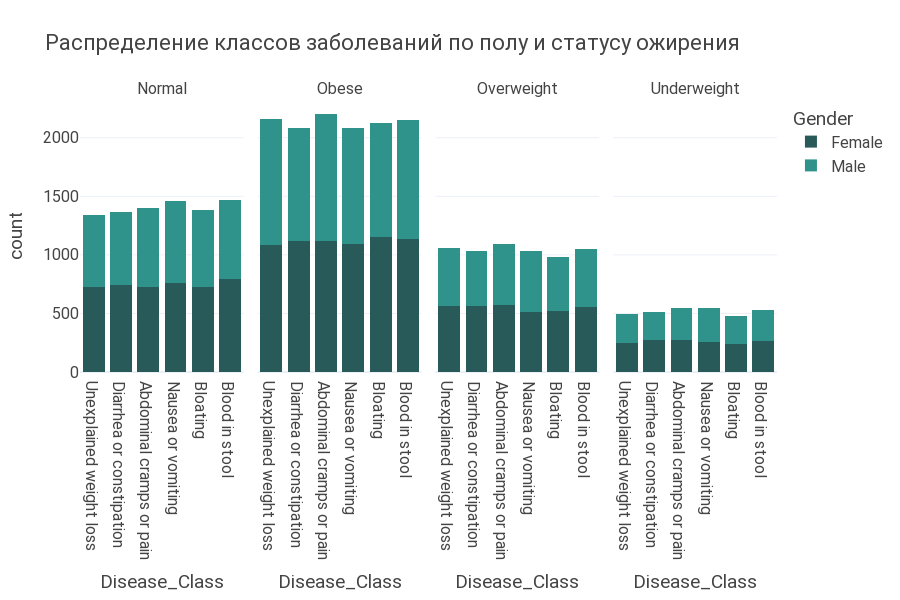

Notebook source saved alongside this figure:
### Code cell
# 6.2. Гистограмма заболеваемости по полу и статусу ожирения

fig = px.histogram(
    df,
    x="Disease_Class",
    color="Gender",
    facet_col="Obesity_Status",
    barmode="stack",
    color_discrete_sequence=main_palette,
    template="custom",
    title="Распределение классов заболеваний по полу и статусу ожирения"
)
fig.update_layout(height=600, font=dict(family="Roboto", size=16))
fig.for_each_annotation(lambda a: a.update(text=a.text.split("=")[-1])) 
fig.show()

### Figure 1 — Plotly figure (JSON) as saved in the notebook; plotly's stock layout.template omitted (floating-point values rounded to 4 significant figures; data arrays with more than 128 entries replaced by an {"elided": "..."} marker saying what was removed)
{"data": [{"bingroup": "x", "hovertemplate": "Gender=Female<br>Obesity_Status=Normal<br>Disease_Class=%{x}<br>count=%{y}<extra></extra>", "legendgroup": "Female", "marker": {"color": "#275A58", "pattern": {"shape": ""}}, "name": "Female", "orientation": "v", "showlegend": true, "type": "histogram", "x": {"elided": "4472 str values"}, "xaxis": "x", "yaxis": "y"}, {"bingroup": "x", "hovertemplate": "Gender=Female<br>Obesity_Status=Obese<br>Disease_Class=%{x}<br>count=%{y}<extra></extra>", "legendgroup": "Female", "marker": {"color": "#275A58", "pattern": {"shape": ""}}, "name": "Female", "orientation": "v", "showlegend": false, "type": "histogram", "x": {"elided": "6703 str values"}, "xaxis": "x2", "yaxis": "y2"}, {"bingroup": "x", "hovertemplate": "Gender=Female<br>Obesity_Status=Overweight<br>Disease_Class=%{x}<br>count=%{y}<extra></extra>", "legendgroup": "Female", "marker": {"color": "#275A58", "pattern": {"shape": ""}}, "name": "Female", "orientation": "v", "showlegend": false, "type": "histogram", "x": {"elided": "3283 str values"}, "xaxis": "x3", "yaxis": "y3"}, {"bingroup": "x", "hovertemplate": "Gender=Female<br>Obesity_Status=Underweight<br>Disease_Class=%{x}<br>count=%{y}<extra></extra>", "legendgroup": "Female", "marker": {"color": "#275A58", "pattern": {"shape": ""}}, "name": "Female", "orientation": "v", "showlegend": false, "type": "histogram", "x": {"elided": "1552 str values"}, "xaxis": "x4", "yaxis": "y4"}, {"bingroup": "x", "hovertemplate": "Gender=Male<br>Obesity_Status=Normal<br>Disease_Class=%{x}<br>count=%{y}<extra></extra>", "legendgroup": "Male", "marker": {"color": "#30938B", "pattern": {"shape": ""}}, "name": "Male", "orientation": "v", "showlegend": true, "type": "histogram", "x": {"elided": "3938 str values"}, "xaxis": "x", "yaxis": "y"}, {"bingroup": "x", "hovertemplate": "Gender=Male<br>Obesity_Status=Obese<br>Disease_Class=%{x}<br>count=%{y}<extra></extra>", "legendgroup": "Male", "marker": {"color": "#30938B", "pattern": {"shape": ""}}, "name": "Male", "orientation": "v", "showlegend": false, "type": "histogram", "x": {"elided": "6103 str values"}, "xaxis": "x2", "yaxis": "y2"}, {"bingroup": "x", "hovertemplate": "Gender=Male<br>Obesity_Status=Overweight<br>Disease_Class=%{x}<br>count=%{y}<extra></extra>", "legendgroup": "Male", "marker": {"color": "#30938B", "pattern": {"shape": ""}}, "name": "Male", "orientation": "v", "showlegend": false, "type": "histogram", "x": {"elided": "2962 str values"}, "xaxis": "x3", "yaxis": "y3"}, {"bingroup": "x", "hovertemplate": "Gender=Male<br>Obesity_Status=Underweight<br>Disease_Class=%{x}<br>count=%{y}<extra></extra>", "legendgroup": "Male", "marker": {"color": "#30938B", "pattern": {"shape": ""}}, "name": "Male", "orientation": "v", "showlegend": false, "type": "histogram", "x": {"elided": "1547 str values"}, "xaxis": "x4", "yaxis": "y4"}], "layout": {"annotations": [{"font": {}, "showarrow": false, "text": "Normal", "x": 0.1175, "xanchor": "center", "xref": "paper", "y": 1, "yanchor": "bottom", "yref": "paper"}, {"font": {}, "showarrow": false, "text": "Obese", "x": 0.3725, "xanchor": "center", "xref": "paper", "y": 1, "yanchor": "bottom", "yref": "paper"}, {"font": {}, "showarrow": false, "text": "Overweight", "x": 0.6275, "xanchor": "center", "xref": "paper", "y": 1, "yanchor": "bottom", "yref": "paper"}, {"font": {}, "showarrow": false, "text": "Underweight", "x": 0.8825, "xanchor": "center", "xref": "paper", "y": 1, "yanchor": "bottom", "yref": "paper"}], "barmode": "stack", "font": {"family": "Roboto", "size": 16}, "height": 600, "legend": {"title": {"text": "Gender"}, "tracegroupgap": 0}, "title": {"text": "Распределение классов заболеваний по полу и статусу ожирения"}, "xaxis": {"anchor": "y", "domain": [0, 0.235], "title": {"text": "Disease_Class"}}, "xaxis2": {"anchor": "y2", "domain": [0.255, 0.49], "matches": "x", "title": {"text": "Disease_Class"}}, "xaxis3": {"anchor": "y3", "domain": [0.51, 0.745], "matches": "x", "title": {"text": "Disease_Class"}}, "xaxis4": {"anchor": "y4", "domain": [0.765, 1.0], "matches": "x", "title": {"text": "Disease_Class"}}, "yaxis": {"anchor": "x", "domain": [0, 1], "title": {"text": "count"}}, "yaxis2": {"anchor": "x2", "domain": [0, 1], "matches": "y", "showticklabels": false}, "yaxis3": {"anchor": "x3", "domain": [0, 1], "matches": "y", "showticklabels": false}, "yaxis4": {"anchor": "x4", "domain": [0, 1], "matches": "y", "showticklabels": false}}}
